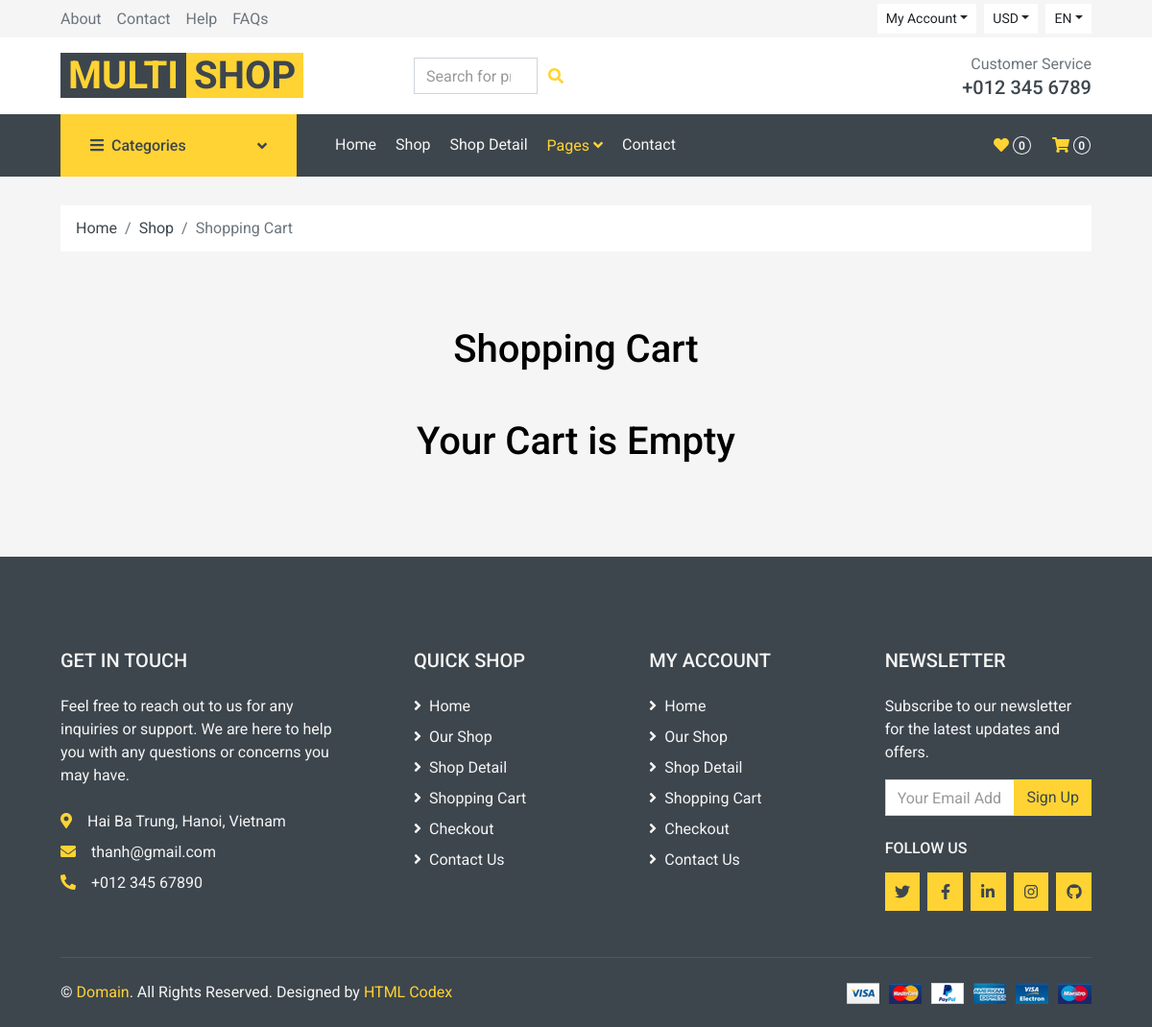
The page /cart (signed in) on the database as committed earlier.
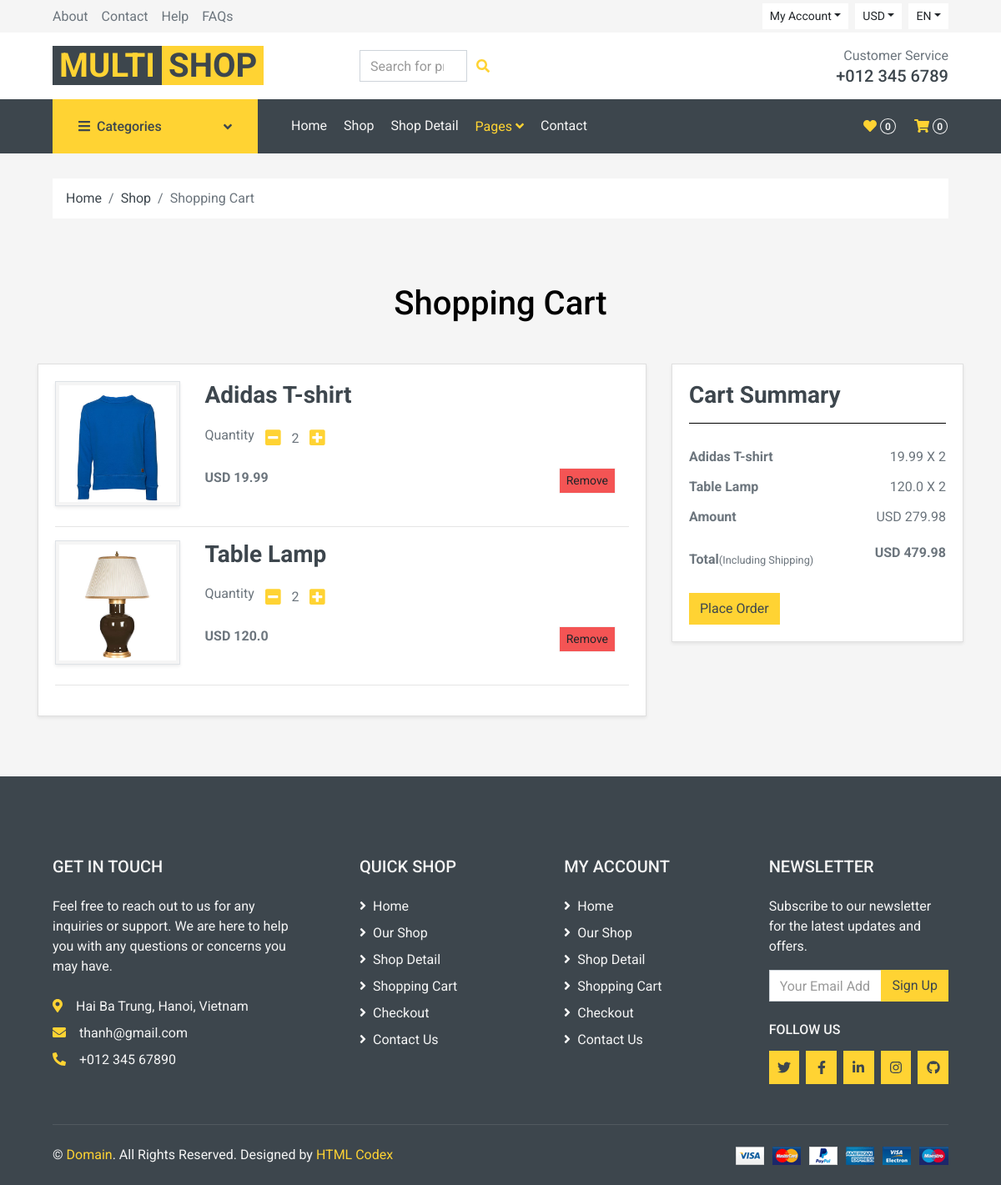
The same page on the database as committed later.
### website/models.py (models this page shows, shortened)
class Cart(db.Model):
    id = db.Column(db.Integer, primary_key=True)
    quantity = db.Column(db.Integer, nullable=False)
    customer_link = db.Column(db.Integer, db.ForeignKey('customer.id'), nullable=False)
    product_link = db.Column(db.Integer, db.ForeignKey('product.id'), nullable=False)

class Product(db.Model):
    id = db.Column(db.Integer, primary_key=True)
    product_name = db.Column(db.String(100), nullable=False)
    current_price = db.Column(db.Float, nullable=False)
    previous_price = db.Column(db.Float, nullable=False)
    in_stock = db.Column(db.Integer, nullable=False)
    product_picture = db.Column(db.String(1000), nullable=False)
    flash_sale = db.Column(db.Boolean, default=False)
    date_added = db.Column(db.DateTime, default=datetime.utcnow)
    carts = db.relationship('Cart', backref=db.backref('product', lazy=True))
    orders = db.relationship('Order', backref=db.backref('product', lazy=True))

### website/views.py (the view)
@views.route('/cart')
@login_required
def show_cart():
    cart = Cart.query.filter_by(customer_link=current_user.id).all()
    amount = 0
    for item in cart:
        amount += item.product.current_price * item.quantity
    return render_template('cart.html', cart=cart, amount=amount, total=amount+200)

### website/templates/cart.html (shortened to what this page needs)
<!DOCTYPE html>
<html lang="en">
<head>
    <link href="https://cdnjs.cloudflare.com/ajax/libs/font-awesome/5.10.0/css/all.min.css" rel="stylesheet">
    <link href="../static/css/style.css" rel="stylesheet">
</head>
<body>
    <div class="container-fluid">
        <div class="row bg-secondary py-1 px-xl-5">
            <div class="col-lg-6 d-none d-lg-block">
                <div class="d-inline-flex align-items-center h-100">
                    <a class="text-body mr-3" href="">About</a>
                    <a class="text-body mr-3" href="">Contact</a>
                    <a class="text-body mr-3" href="">Help</a>
                    <a class="text-body mr-3" href="">FAQs</a>
                </div>
            </div>
            <div class="col-lg-6 text-center text-lg-right">
                <div class="d-inline-flex align-items-center">
                    <div class="btn-group">
                        <button type="button" class="btn btn-sm btn-light dropdown-toggle" data-toggle="dropdown">My Account</button>
                    </div>
                    <div class="btn-group mx-2">
                        <button type="button" class="btn btn-sm btn-light dropdown-toggle" data-toggle="dropdown">USD</button>
                    </div>
                    <div class="btn-group">
                        <button type="button" class="btn btn-sm btn-light dropdown-toggle" data-toggle="dropdown">EN</button>
                    </div>
                </div>
            </div>
        </div>
        <div class="row align-items-center bg-light py-3 px-xl-5 d-none d-lg-flex">
            <div class="col-lg-4">
                <a href="" class="text-decoration-none">
                    <span class="h1 text-uppercase text-primary bg-dark px-2">Multi</span>
                    <span class="h1 text-uppercase text-dark bg-primary px-2 ml-n1">Shop</span>
                </a>
            </div>
            <div class="col-lg-4 col-6 text-left">
                <form class="d-flex" role="search" action="/search" style="margin-right: 170px;" method="POST">
                    <div class="input-group">
                        <input class="form-control me-2" name="search" type="search" placeholder="Search for products" aria-label="Search" required>
                        <div class="input-group-append">
                            <button type="submit" class="input-group-text bg-transparent text-primary border-0">
                                <i class="fa fa-search"></i>
                            </button>
                        </div>
                    </div>
                </form>
            </div>
            <div class="col-lg-4 col-6 text-right">
                <p class="m-0">Customer Service</p>
                <h5 class="m-0">+012 345 6789</h5>
            </div>
        </div>
    </div>
    <div class="container-fluid bg-dark mb-30">
        <div class="row px-xl-5">
            <div class="col-lg-3 d-none d-lg-block">
                <a class="btn d-flex align-items-center justify-content-between bg-primary w-100" data-toggle="collapse" href="#navbar-vertical" style="height: 65px; padding: 0 30px;">
                    <h6 class="text-dark m-0"><i class="fa fa-bars mr-2"></i>Categories</h6>
                    <i class="fa fa-angle-down text-dark"></i>
                </a>
            </div>
            <div class="col-lg-9">
                <nav class="navbar navbar-expand-lg bg-dark navbar-dark py-3 py-lg-0 px-0">
                    <div class="collapse navbar-collapse justify-content-between" id="navbarCollapse">
                        <div class="navbar-nav mr-auto py-0">
                            <a href="/home" class="nav-item nav-link">Home</a>
                            <a href="/shop" class="nav-item nav-link">Shop</a>
                            <a href="/detail" class="nav-item nav-link">Shop Detail</a>
                            <div class="nav-item dropdown">
                                <a href="#" class="nav-link dropdown-toggle active" data-toggle="dropdown">Pages <i class="fa fa-angle-down mt-1"></i></a>
                            </div>
                            <a href="/contact" class="nav-item nav-link">Contact</a>
                        </div>
                        <div class="navbar-nav ml-auto py-0 d-none d-lg-block">
                            <a href="" class="btn px-0">
                                <i class="fas fa-heart text-primary"></i>
                                <span class="badge text-secondary border border-secondary rounded-circle" style="padding-bottom: 2px;">0</span>
                            </a>
                            <a href="" class="btn px-0 ml-3">
                                <i class="fas fa-shopping-cart text-primary"></i>
                                <span class="badge text-secondary border border-secondary rounded-circle" style="padding-bottom: 2px;">0</span>
                            </a>
                        </div>
                    </div>
                </nav>
            </div>
        </div>
    </div>
    <div class="container-fluid">
        <div class="row px-xl-5">
            <div class="col-12">
                <nav class="breadcrumb bg-light mb-30">
                    <a class="breadcrumb-item text-dark" href="#">Home</a>
                    <a class="breadcrumb-item text-dark" href="#">Shop</a>
                    <span class="breadcrumb-item active">Shopping Cart</span>
                </nav>
            </div>
        </div>
    </div>
    <div class="container my-5">
        <div class="row justify-content-center">
            <h1 class="text-center mb-5" style="color: black;">Shopping Cart</h1>
        </div>
        <div class="row justify-content-center">
            {% if cart %}
            <div class="col-lg-8 mb-4">
                <div class="card shadow-sm">
                    <div class="card-body">
                        {% for item in cart %}
                        <div class="row mb-4">
                            <div class="col-sm-3 text-center align-self-center">
                                <img src="{{ item.product.product_picture }}" alt="" class="img-fluid img-thumbnail shadow-sm" height="150px" width="150px">
                            </div>
                            <div class="col-sm-9">
                                <div>
                                    <h3>{{ item.product.product_name }}</h3>
                                    <div class="my-3 d-flex align-items-center">
                                        <label for="quantity">Quantity</label>
                                        <a class="minus-cart btn" pid="{{item.id}}"><i class="fas fa-minus-square fa-lg" style="color: #FFD333;"></i></a>
                                        <span id="quantity">{{ item.quantity }}</span>
                                        <a class="plus-cart btn" pid="{{ item.id }}"><i class="fas fa-plus-square fa-lg" style="color: #FFD333;"></i></a>
                                    </div>
                                    <div class="d-flex justify-content-between">
                                        <p class="mb-0"><span><strong>USD {{ item.product.current_price }}</strong></span></p>
                                        <a href="" class="remove-cart btn btn-sm btn-secondary mr-3 " pid="{{item.id}}" style="background-color:rgba(240, 12, 12, 0.7);">Remove</a>
                                    </div>
                                </div>
                            </div>
                        </div>
                        <hr>
                        {% endfor %}
                    </div>
                </div>
            </div>
            <div class="col-lg-4">
                <div class="card shadow-sm">
                    <div class="card-body">
                        <h3>Cart Summary</h3>
                        <hr color="black">
                        <ul class="list-group">
                            {% for item in cart %}
                            <li class="list-group-item d-flex justify-content-between align-items-center border-0 px-0 pb-0"><strong>{{item.product.product_name}}</strong><span id="amount">{{item.product.current_price}} X <span id="quantity{{item.id}}">{{ item.quantity}}</span></span></li>
                            {% endfor %}
                            <li class="list-group-item d-flex justify-content-between align-items-center border-0 px-0 pb-0"><strong>Amount</strong><span>USD <span id="amount_tt">{{ amount }}</span></span></li>
                            <li class="list-group-item d-flex justify-content-between align-items-center border-0 px-0 mb-3">
                                <div style="margin-top: 15px;">
                                    <strong>Total</strong><small>(Including Shipping)</small>
                                </div>
                                <span><strong>USD </strong><span id="totalamount"><strong>{{ total }}</strong></span></span>
                            </li>
                        </ul>
                        <div class="d-grid"><a href="/place-order" class="btn btn-primary">Place Order</a></div>
                    </div>
                </div>
            </div>
            {% else %}
            <div class="col-12">
                <h1 class="text-center mb-5" style="color: black;">Your Cart is Empty</h1>
            </div>
            {% endif %}
        </div>
    </div>
    <div class="container-fluid bg-dark text-secondary mt-5 pt-5">
        <div class="row px-xl-5 pt-5">
            <div class="col-lg-4 col-md-12 mb-5 pr-3 pr-xl-5">
                <h5 class="text-secondary text-uppercase mb-4">Get In Touch</h5>
                <p class="mb-4">Feel free to reach out to us for any inquiries or support. We are here to help you with any questions or concerns you may have.</p>
                <p class="mb-2"><i class="fa fa-map-marker-alt text-primary mr-3"></i>Hai Ba Trung, Hanoi, Vietnam</p>
                <p class="mb-2"><i class="fa fa-envelope text-primary mr-3"></i>thanh@gmail.com</p>
                <p class="mb-0"><i class="fa fa-phone-alt text-primary mr-3"></i>+012 345 67890</p>
            </div>
            <div class="col-lg-8 col-md-12">
                <div class="row">
                    <div class="col-md-4 mb-5">
                        <h5 class="text-secondary text-uppercase mb-4">Quick Shop</h5>
                        <div class="d-flex flex-column justify-content-start">
                            <a class="text-secondary mb-2" href="#"><i class="fa fa-angle-right mr-2"></i>Home</a>
                            <a class="text-secondary mb-2" href="#"><i class="fa fa-angle-right mr-2"></i>Our Shop</a>
                            <a class="text-secondary mb-2" href="#"><i class="fa fa-angle-right mr-2"></i>Shop Detail</a>
                            <a class="text-secondary mb-2" href="#"><i class="fa fa-angle-right mr-2"></i>Shopping Cart</a>
                            <a class="text-secondary mb-2" href="#"><i class="fa fa-angle-right mr-2"></i>Checkout</a>
                            <a class="text-secondary" href="#"><i class="fa fa-angle-right mr-2"></i>Contact Us</a>
                        </div>
                    </div>
                    <div class="col-md-4 mb-5">
                        <h5 class="text-secondary text-uppercase mb-4">My Account</h5>
                        <div class="d-flex flex-column justify-content-start">
                            <a class="text-secondary mb-2" href="#"><i class="fa fa-angle-right mr-2"></i>Home</a>
                            <a class="text-secondary mb-2" href="#"><i class="fa fa-angle-right mr-2"></i>Our Shop</a>
                            <a class="text-secondary mb-2" href="#"><i class="fa fa-angle-right mr-2"></i>Shop Detail</a>
                            <a class="text-secondary mb-2" href="#"><i class="fa fa-angle-right mr-2"></i>Shopping Cart</a>
                            <a class="text-secondary mb-2" href="#"><i class="fa fa-angle-right mr-2"></i>Checkout</a>
                            <a class="text-secondary" href="#"><i class="fa fa-angle-right mr-2"></i>Contact Us</a>
                        </div>
                    </div>
                    <div class="col-md-4 mb-5">
                        <h5 class="text-secondary text-uppercase mb-4">Newsletter</h5>
                        <p>Subscribe to our newsletter for the latest updates and offers.</p>
                        <form action="">
                            <div class="input-group">
                                <input type="text" class="form-control" placeholder="Your Email Address">
                                <div class="input-group-append">
                                    <button class="btn btn-primary">Sign Up</button>
                                </div>
                            </div>
                        </form>
                        <h6 class="text-secondary text-uppercase mt-4 mb-3">Follow Us</h6>
                        <div class="d-flex">
                            <a class="btn btn-primary btn-square mr-2" href="https://x.com/hu_lng3" method="POST"><i class="fab fa-twitter"></i></a>
                            <a class="btn btn-primary btn-square mr-2" href="https://www.facebook.com/thanh.luonghuu.5648" method="POST"><i class="fab fa-facebook-f"></i></a>
                            <a class="btn btn-primary btn-square mr-2" href="https://www.linkedin.com/in/h%E1%BB%AFu-th%C3%A0nh-l%C6%B0%C6%A1ng-1a92a7322/" method="POST"><i class="fab fa-linkedin-in"></i></a>
                            <a class="btn btn-primary btn-square mr-2" href="https://www.instagram.com/fisher_man611/" method="POST"><i class="fab fa-instagram"></i></a>
                            <a class="btn btn-primary btn-square" href="https://github.com/fisherman611" method="POST"><i class="fab fa-github"></i></a>
                        </div>
                    </div>
                </div>
            </div>
        </div>
        <div class="row border-top mx-xl-5 py-4" style="border-color: rgba(256, 256, 256, .1) !important;">
            <div class="col-md-6 px-xl-0">
                <p class="mb-md-0 text-center text-md-left text-secondary">
                    &copy; <a class="text-primary" href="#">Domain</a>. All Rights Reserved. Designed
                    by
                    <a class="text-primary" href="https://htmlcodex.com">HTML Codex</a>
                </p>
            </div>
            <div class="col-md-6 px-xl-0 text-center text-md-right">
                <img class="img-fluid" src="../static/images/payments.png" alt="">
            </div>
        </div>
    </div>
</body>
</html>

Rows that differ between the two databases and show on the page:
added Cart: product.product_picture (picture), product.product_name "Adidas T-shirt", quantity "2", product.current_price "19.99"
added Cart: product.product_picture (picture), product.product_name "Table Lamp", quantity "2", product.current_price "120.0"
Other text that changed with them:
{{ amount }}: (not shown) → "279.98"
{{ total }}: (not shown) → "479.98"
text no longer shown: "Your Cart is Empty"
text now shown: "Cart Summary Amount USD Total (Including Shipping) USD Place Order"
